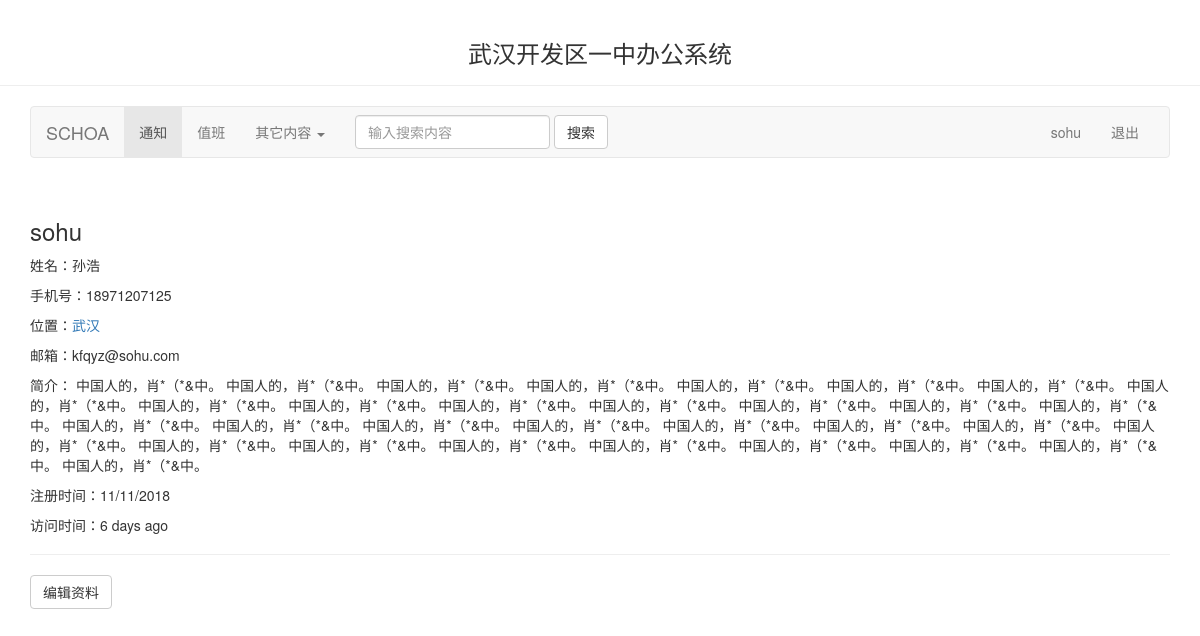
Page /user/sohu (signed in) on the committed database.
### app/models.py (models this page shows, shortened)
class User(UserMixin, db.Model):
    __tablename__ = 'users'
    id = db.Column(db.Integer, primary_key=True)
    username = db.Column(db.String(64), unique=True, index=True)
    email = db.Column(db.String(64), unique=True, index=True)
    phone_number = db.Column(db.Integer, unique=True, index=True)
    password_hash = db.Column(db.String(128))
    role_id = db.Column(db.Integer, db.ForeignKey('roles.id'))
    confirmed = db.Column(db.Boolean, default=False)
    name = db.Column(db.String(64))
    location = db.Column(db.String(64))
    about_me = db.Column(db.Text())
    member_since = db.Column(db.DateTime(), default=datetime.utcnow)
    last_seen = db.Column(db.DateTime(), default=datetime.utcnow)
    @property
    def password(self):
        raise AttributeError('密码不可读取！')
    def can(self, perm):
        return self.role is not None and self.role.has_permission(perm)
    def is_administrator(self):
        return self.can(Permission.ADMIN)
    def ping(self):
        self.last_seen = datetime.utcnow()
        db.session.add(self)

### app/main/views.py (the view)
@main.route('/user/<username>')
def user(username):
    user = User.query.filter_by(username=username).first_or_404()
    return render_template('user.html', user=user)

### app/auth/views.py (called while the page is built)
@auth.before_app_request
def before_request():
    if current_user.is_authenticated:
        current_user.ping()
        if not current_user.confirmed \
                and request.endpoint \
                and request.blueprint != 'auth' \
                and request.endpoint != 'static':
            return redirect(url_for('auth.unconfirmed'))

### app/main/__init__.py (called while the page is built)
@main.app_context_processor
def inject_permissions():
    return dict(Permission=Permission)

### app/models.py (called while the page is built)
@login_manager.user_loader
def load_user(user_id):
    return User.query.get(int(user_id))

    def has_permission(self, perm):
        return self.permissions & perm == perm

### app/templates/user.html (shortened to what this page needs)
{% extends "base.html" %}
{% block page_content %}
    <div class="page-header">
        <h3>{{ user.username }}</h3>
        {% if user == current_user %}
            {% if user.name %}<p>姓名：{{ user.name }}</p>{% endif %}
            {% if user.phone_number %}<p>手机号：{{ user.phone_number }}</p>{% endif %}
        {% endif %}
        {% if user.location %}
            <p>
                位置：<a href="http://maps.baidu.com/?q={{ user.location }}">{{ user.location }}</a>
            </p>
        {% endif %}
        {% if user.email %}<p>邮箱：{{ user.email }}</p>{% endif %}
        {% if user.about_me %}<p>简介：{{ user.about_me }}</p>{% endif %}
        <p>注册时间：{{ moment(user.member_since).format('L') }}</p>
        <p>访问时间：{{ moment(user.last_seen).fromNow() }}</p>
    </div>
    {% if current_user.is_administrator() %}
        <a class="btn btn-default" href="{{ url_for('.edit_profile_admin',id=user.id) }}">
            编辑资料
        </a>
    {% elif current_user == user %}
        <a class="btn btn-default" href="{{ url_for('.edit_profile') }}">
            编辑资料
        </a>
    {% endif %}
{% endblock %}

### app/templates/base.html (shortened to what this page needs)
{% extends 'bootstrap/base.html' %}
{% block navbar %}
    <div class="page-header" align="center"><h3>武汉开发区一中办公系统</h3></div>
    <div class="container">
        <nav class="navbar navbar-default">
            <div class="container-fluid">
                <div class="navbar-header">
                    <a class="navbar-brand" href="#">SCHOA</a>
                </div>
                <div class="collapse navbar-collapse" id="bs-example-navbar-collapse-1">
                    <ul class="nav navbar-nav">
                        <li class="active"><a href="#">通知 <span class="sr-only">(current)</span></a></li>
                        <li><a href="#">值班 </a></li>
                        <li class="dropdown">
                            <a href="#" class="dropdown-toggle" data-toggle="dropdown" role="button"
                               aria-haspopup="true" aria-expanded="false">其它内容 <span class="caret"></span></a>
                        </li>
                    </ul>
                    <form class="navbar-form navbar-left">
                        <div class="form-group">
                            <input type="text" class="form-control" placeholder="输入搜索内容">
                        </div>
                        <button type="submit" class="btn btn-default">搜索</button>
                    </form>
                    <ul class="nav navbar-nav navbar-right">
                        {% if current_user.is_authenticated %}
                            <li><a href="{{ url_for('main.user',username=current_user.username) }}">{{ current_user.username }}</a></li>
                            <li><a href="{{ url_for('auth.logout') }}">退出</a></li>
                        {% else %}
                            <li><a href="{{ url_for('auth.login') }}">登录</a></li>
                            <li><a href="{{ url_for('auth.register') }}">注册</a></li>
                        {% endif %}
                    </ul>
                </div>
            </div>
        </nav>
    </div>
{% endblock %}
{% block content %}
    <div class="container">
        {% block page_content %}{% endblock %}
    </div>
{% endblock %}

### rows in the picture
User: username "sohu", name "孙浩", phone_number "18971207125", location "武汉", email "kfqyz@sohu.com", about_me "中国人的，肖*（*&中。 中国人的，肖*（*&中。 中国人的，肖*（*&中。 中国人的，肖*（*&中。 中国人的，肖*（*&中。 中国人的，肖*（*&中。 中国人的，肖*（*&中。 中国人的，肖*（*&中。 中国人的，肖*（*&中。 中国人的，肖*（*&中。 中国人的，肖*（*&中。 中国人的，肖*（*&中。 中国人的，肖*（*&中。 中国人的，肖*（*&中。 中国人的，肖*（*&中。 中国人的，肖*（*&中。 中国人的，肖*（*&中。 中国人的，肖*（*&中。 中国人的，肖*（*&中。 中国人的，肖*（*&中。 中国人的，肖*（*&中。 中国人的，肖*（*&中。 中国人的，肖*（*&中。 中国人的，肖*（*&中。 中国人的，肖*（*&中。 中国人的，肖*（*&中。 中国人的，肖*（*&中。 中国人的，肖*（*&中。 中国人的，肖*（*&中。 中国人的，肖*（*&中。 中国人的，肖*（*&中。", member_since "11/11/2018", last_seen "6 days ago"
